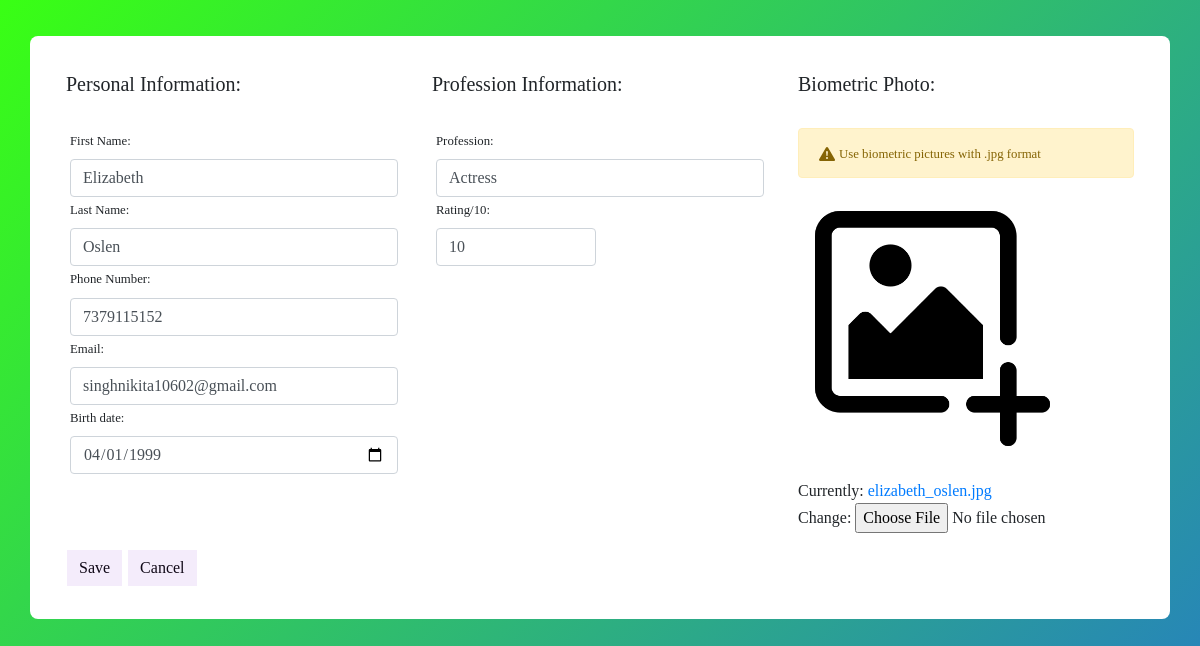
Screenshot of /profiles/edit_prof/15 with the database file from the repository.
### OnTime/models.py (models this page shows, shortened)
class person(models.Model):
    first_name = models.CharField(max_length=40)
    last_name = models.CharField(max_length=40)
    rating = models.IntegerField()
    email = models.EmailField()
    profession = models.CharField(max_length=40)
    image = models.ImageField()
    login = models.DateTimeField(auto_now=True)
    attendance = models.BooleanField(default=False)
    phone = models.IntegerField()
    date = models.DateField()

### OnTime/views.py (the view)
# urls.py: path("profiles/edit_prof/<int:id>", views.edit_prof, name="edit_prof"),
def edit_prof(request, id):
    profile = person.objects.get(id=id)
    form = profform(instance=profile)
    if request.method == 'POST':
        form = profform(request.POST, request.FILES, instance=profile)
        if form.is_valid():
            form.save()
            return redirect('profiles')
    context = {'form': form}
    return render(request, 'addProfile.html', context)

### OnTime/forms.py
class profform(forms.ModelForm):
    class Meta:
        model = person
        fields = '__all__'
        widgets = {
            'date': DateInput()
        }
    def __init__(self, *args, **kwargs):
        super(profform, self).__init__(*args, **kwargs)
        self.fields['first_name'].widget.attrs['class'] = 'form-control'
        self.fields['last_name'].widget.attrs['class'] = 'form-control'
        self.fields['date'].widget.attrs['class'] = 'form-control'
        self.fields['phone'].widget.attrs['class'] = 'form-control'
        self.fields['email'].widget.attrs['class'] = 'form-control'
        self.fields['rating'].widget.attrs['class'] = 'form-control'
        self.fields['profession'].widget.attrs['class'] = 'form-control'

### templates/addProfile.html (shortened to what this page needs)
{% extends "base.html" %}
{% load static %}
{% block body %}
<div class="container emp-profile pb-3">
    <form method="POST" action="." class="needs-validation" enctype='multipart/form-data'>
        <div class="row">
            <div class="col-md-4">
                <h5>Personal Information:</h5><br>
                <div class="m-1">
                    <label><small>First Name:</small></label><br>
                    {{ form.first_name }}
                </div>
                <div class="m-1">
                    <label><small>Last Name:</small></label><br>
                    {{ form.last_name }}
                </div>
                <div class="m-1">
                    <label><small>Phone Number:</small></label><br>
                    {{ form.phone }}
                </div>
                <div class="m-1">
                    <label><small>Email:</small></label><br>
                    {{ form.email }}
                </div>
                <div class="m-1">
                    <label><small>Birth date:</small></label><br>
                    {{ form.date }}
                </div>
            </div>
            <div class="col-md-4">
                <h5>Profession Information:</h5><br>
                <div class="m-1">
                    <label><small>Profession:</small></label><br>
                    {{ form.profession }}
                </div>
                <div class="m-1" style="width: 10rem;">
                    <label><small>Rating/10:</small></label><br>
                    {{ form.rating }}
                </div>
            </div>
            <div class="col-md-4">
                <h5>Biometric Photo:</h5><br>
                <div>
                    <div class="alert alert-warning">
                        <small>Use biometric pictures with .jpg format</small>
                    </div>
                    <img src="{% static 'images/bio.png' %}" width="80%">
                </div>
                <div class="mt-3">
                    {{ form.image }}
                </div>
            </div>
        </div>
        <div class="mt-3">
            <button type="submit" class="btn">Save</button>
            <a href="{% url 'profiles' %}"><button type="button" class="btn">Cancel</button></a>
        </div>
    </form>
</div>
{% endblock body %}

### static/css/style.css (style rules this page uses)
* { font-family: Pagul; }
body { background: linear-gradient(-45deg, #ff6700, #ff10f0, #1f51ff, rgb(57, 255, 20)); background-size: 400% 400%; -webkit-animation: gradient 15s ease infinite; animation: gradient 15s ease infinite; }
.emp-profile { padding: 3%; margin-top: 3%; margin-bottom: 3%; border-radius: 0.5rem; background: #fff; }
.btn { color: #000000; transition: all 0.5s; position: relative; }
.btn::before { content: ''; position: absolute; top: 0; left: 0; width: 100%; height: 100%; z-index: 1; background-color: rgba(149, 68, 215, 0.1); transition: all 0.3s; }
.btn::after { content: ''; position: absolute; top: 0; left: 0; width: 100%; height: 100%; z-index: 1; opacity: 0; transition: all 0.3s; border: 1px solid rgba(224, 102, 217, 0.5); transform: scale(1.2,1.2); }
img { max-width: 100%; }
img { vertical-align: middle; border-style: none; }

### rows the page displays
person: first_name "Elizabeth", last_name "Oslen", phone "7379115152", email "singhnikita10602@gmail.com", date "04/01/1999", profession "Actress", rating "10"
